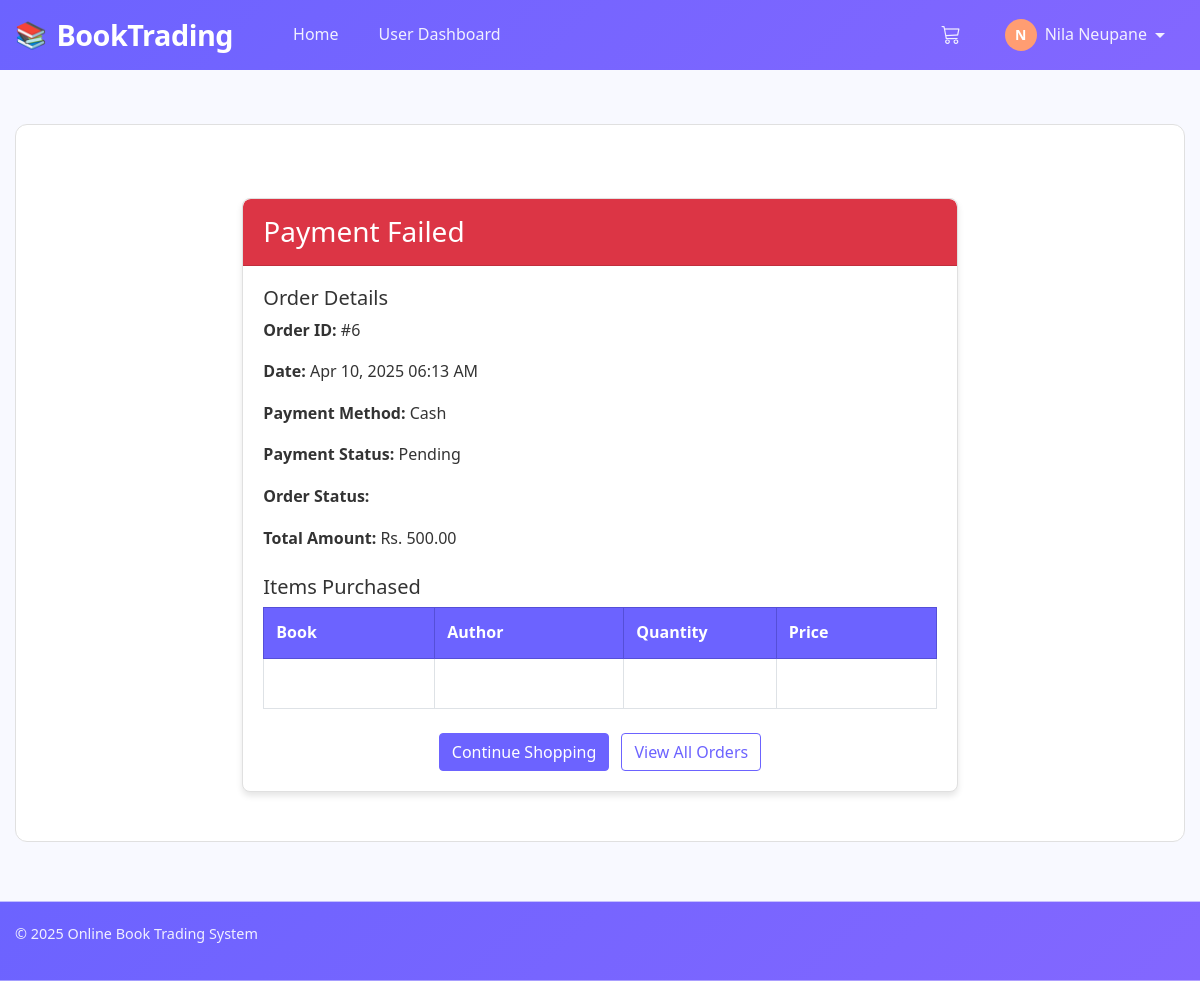
/payment_success.php?order_id=6 (signed in), run on an earlier commit of the app's database.
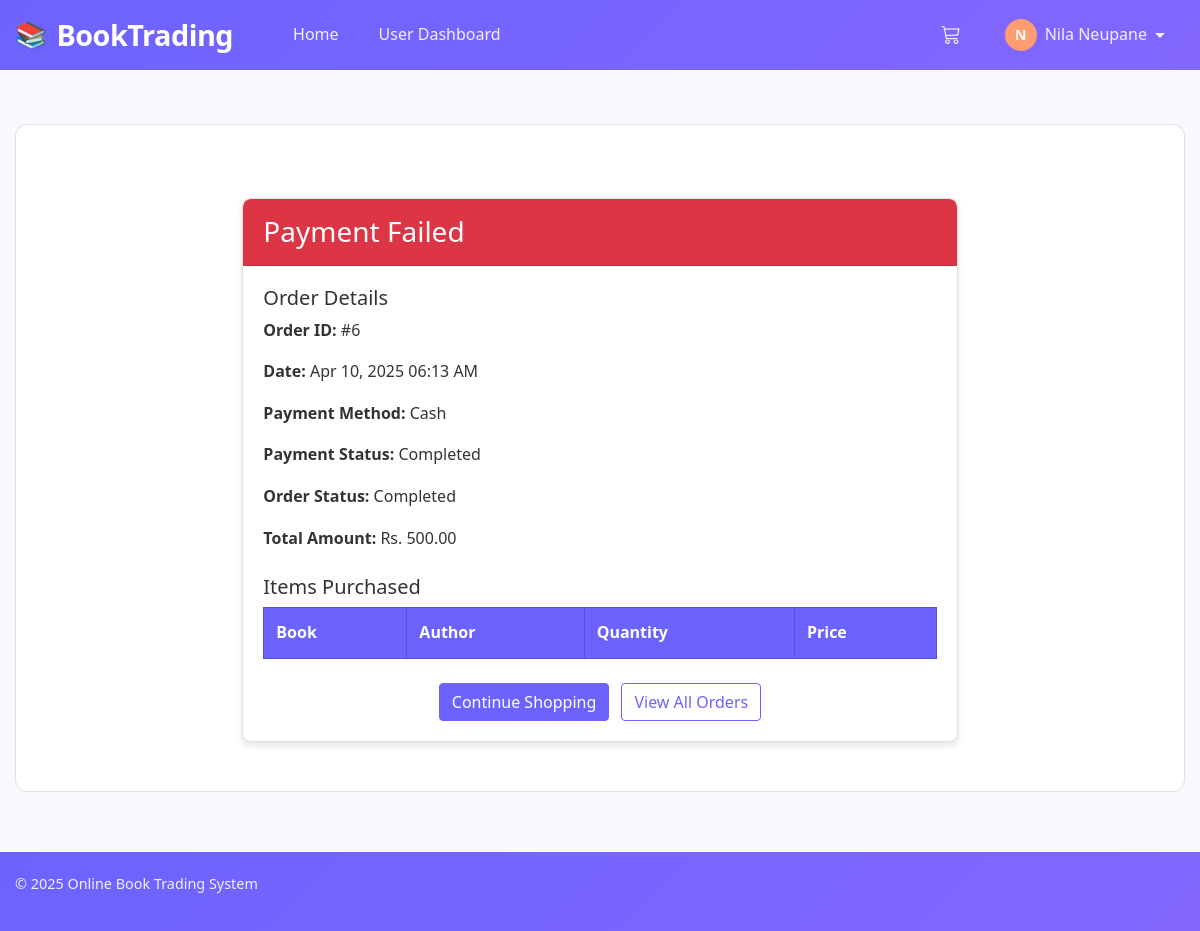
And on a later commit of the database.
### tables this page shows
CREATE TABLE `orders` (
  `id` int(11) NOT NULL,
  `purchase_order_id` varchar(255) DEFAULT NULL,
  `user_id` int(11) NOT NULL,
  `total_amount` decimal(10,2) NOT NULL,
  `payment_method` enum('cash','khalti') NOT NULL,
  `payment_status` enum('pending','completed','failed') DEFAULT 'pending',
  `status` enum('pending','processing','completed','cancelled') DEFAULT 'pending',
  `created_at` timestamp NOT NULL DEFAULT current_timestamp(),
  `transaction_id` varchar(255) DEFAULT NULL
);

### includes/functions.php (called while the page is built, shortened)
<?php
function isLoggedIn() {
    return isset($_SESSION['user_id']);
}
?>

### payment_success.php (the view, shortened to what this page needs)
<?php
require_once 'includes/header.php';
$orderId = isset($_GET['order_id']) ? (int)$_GET['order_id'] : 0;
$status = isset($_GET['status']) ? $_GET['status'] : 'failed';
$query = "SELECT o.*, u.name as user_name FROM orders o
          JOIN users u ON o.user_id = u.id
          WHERE o.id = $orderId";
$result = mysqli_query($conn, $query);
$order = mysqli_fetch_assoc($result);
$query = "SELECT oi.*, b.title, b.author FROM order_items oi
          JOIN books b ON oi.book_id = b.id
          WHERE oi.order_id = $orderId";
$result = mysqli_query($conn, $query);
$items = [];
while ($row = mysqli_fetch_assoc($result)) {
    $items[] = $row;
}
?>
<div class="container mt-5">
    <div class="row justify-content-center">
        <div class="col-md-8">
            <div class="card">
                <div class="card-header bg-<?php echo $status === 'success' ? 'success' : 'danger'; ?> text-white">
                    <h3 class="mb-0">
                        <?php echo $status === 'success' ? 'Payment Successful!' : 'Payment Failed'; ?>
                    </h3>
                </div>
                <div class="card-body">
                    <div class="mb-4">
                        <h5>Order Details</h5>
                        <p><strong>Order ID:</strong> #<?php echo $orderId; ?></p>
                        <p><strong>Date:</strong> <?php echo date('M d, Y h:i A', strtotime($order['created_at'])); ?></p>
                        <p><strong>Payment Method:</strong> <?php echo ucfirst($order['payment_method']); ?></p>
                        <p><strong>Payment Status:</strong> <?php echo ucfirst($order['payment_status']); ?></p>
                        <p><strong>Order Status:</strong> <?php echo ucfirst($order['status']); ?></p>
                        <p><strong>Total Amount:</strong> Rs. <?php echo number_format($order['total_amount'], 2); ?></p>
                    </div>
                    <div class="mb-4">
                        <h5>Items Purchased</h5>
                        <table class="table table-bordered">
                            <thead>
                                <tr>
                                    <th>Book</th>
                                    <th>Author</th>
                                    <th>Quantity</th>
                                    <th>Price</th>
                                </tr>
                            </thead>
                            <tbody>
                                <?php foreach ($items as $item): ?>
                                    <tr>
                                        <td><?php echo htmlspecialchars($item['title']); ?></td>
                                        <td><?php echo htmlspecialchars($item['author']); ?></td>
                                        <td><?php echo $item['quantity']; ?></td>
                                        <td>Rs. <?php echo number_format($item['price'], 2); ?></td>
                                    </tr>
                                <?php endforeach; ?>
                            </tbody>
                        </table>
                    </div>
                    <div class="text-center mt-4">
                        <a href="index.php" class="btn btn-primary">Continue Shopping</a>
                        <?php if (isLoggedIn()): ?>
                            <a href="user/orders.php" class="btn btn-outline-primary">View All Orders</a>
                        <?php endif; ?>
                    </div>
                </div>
            </div>
        </div>
    </div>
</div>
<?php require_once 'includes/footer.php'; ?>

What changed in the data, as far as the page shows it:
changed orders "Cash": payment_status "Pending" → "Completed"; status (not shown) → "Completed"
